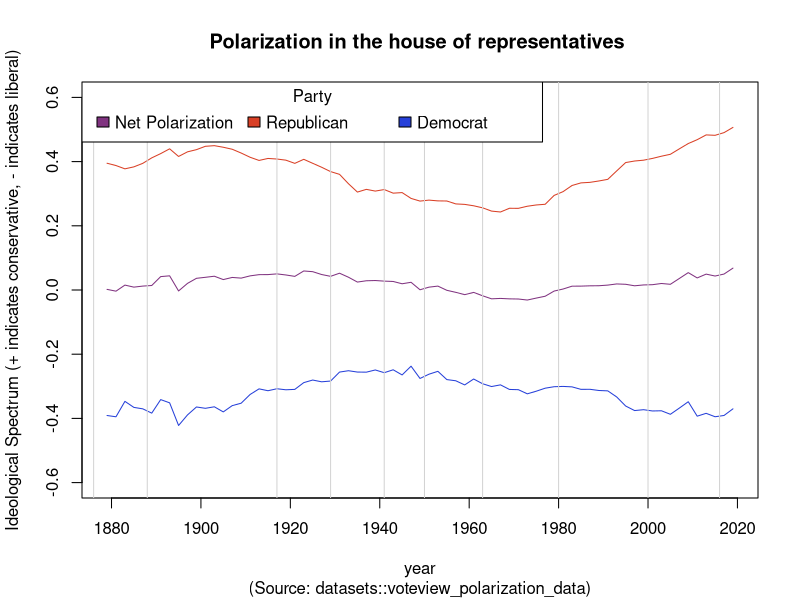

R code for this plot:
data <- read.csv("data/polarization.csv")

library(tidyverse)

house_data <- data[which(data$chamber == "House"), ]

house_data %>% 
  plot(
    ((rep.mean.d1+dem.mean.d1)/2) ~ year,
    data = . ,
    main = "Polarization in the house of representatives ",
    sub  = "(Source: datasets::voteview_polarization_data)",
    ylab = "Ideological Spectrum (+ indicates conservative, - indicates liberal)",
    type = "l",
    col = rgb(0.5, 0.2, 0.5),
    ylim=c(-0.6, 0.6)
  )

par(new = TRUE)

house_data %>% 
  plot(
    rep.mean.d1 ~ year,
    data = . ,
    axes = F,
    ylab = "",
    xlab = "",
    type = "l",
    col = rgb(0.85, 0.25, 0.15),
    ylim=c(-0.6, 0.6)
  )

par(new = TRUE)

house_data %>% 
  plot(
    dem.mean.d1 ~ year,
    data = . ,
    axes = F,
    ylab = "",
    xlab = "",
    type = "l",
    col = rgb(0.15, 0.25, 0.85),
    ylim=c(-0.6, 0.6)
  )

abline(v = 2016, col = "lightgray") # election of Donald J. Trump
abline(v = 2000, col = "lightgray") # infamous 2000 election
abline(v = 1980, col = "lightgray") # election of Ronald Reagan
abline(v = 1963, col = "lightgray") # Civil Rights Movement takes forefront of national headline
abline(v = 1950, col = "lightgray") # America joins Vietnam War
abline(v = 1941, col = "lightgray") # America joins World War II
abline(v = 1929, col = "lightgray") # Great Depression begins
abline(v = 1917, col = "lightgray") # America joins World War I
abline(v = 1888, col = "lightgray") # heavily contested 1888 election
abline(v = 1876, col = "lightgray") # heavily contested 1876 election

legend(
    "topleft", 
    title="Party",
    c("Net Polarization","Republican","Democrat"), 
    fill=c(rgb(0.5, 0.2, 0.5), rgb(0.85, 0.25, 0.15), rgb(0.15, 0.25, 0.85)), 
    horiz=TRUE,
    x.intersp = 0.4
)
